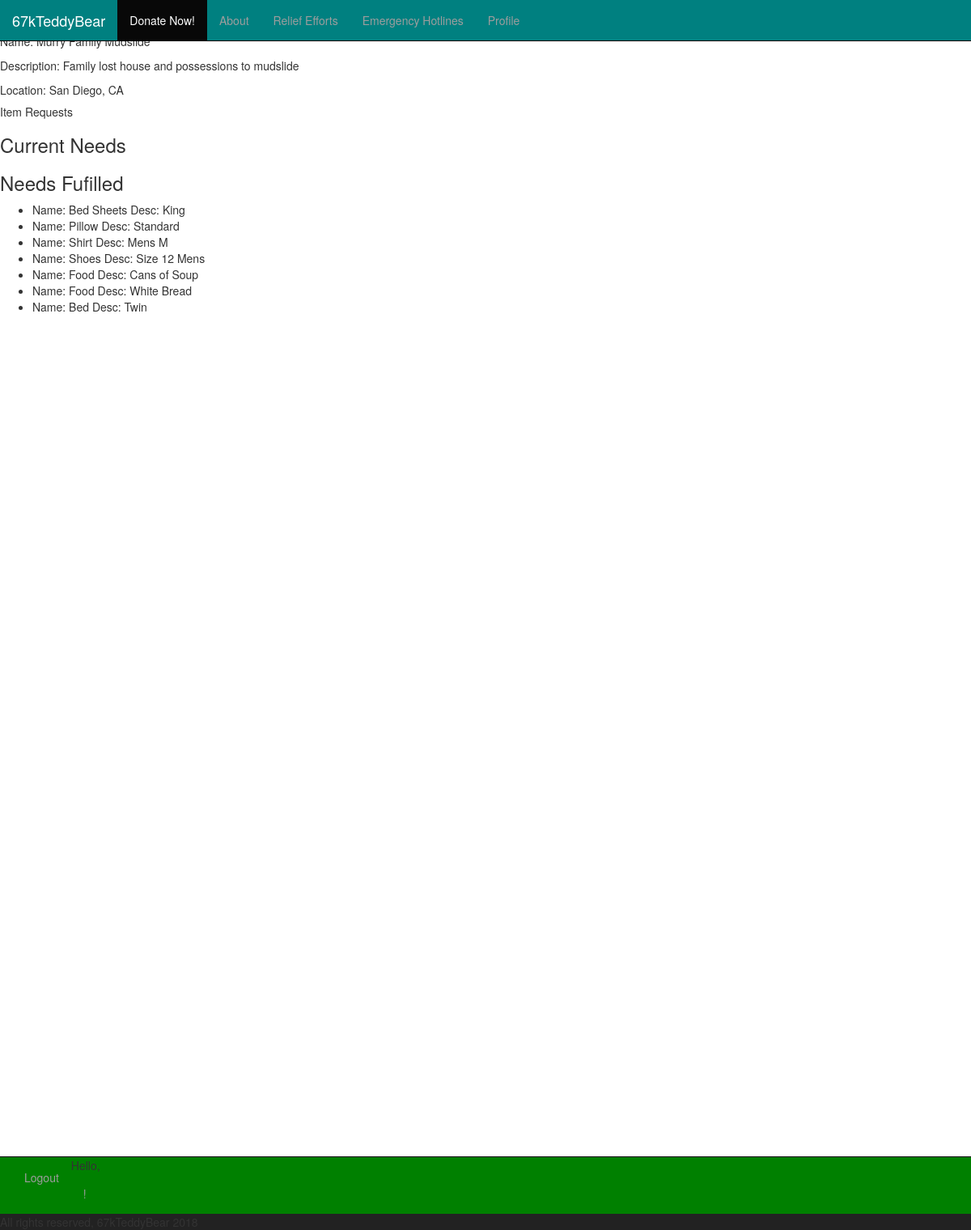
Screenshot of /2/ (signed in) with the database file from the repository.
### main_app/models.py (models this page shows, shortened)
class ReliefEffort(models.Model):
    name = models.CharField(max_length=100)
    desc = models.CharField(max_length=300)
    location = models.CharField(max_length=200)
    created_at = models.DateTimeField(auto_now_add=True)
    updated_at = models.DateTimeField(auto_now=True)
    is_active = models.BooleanField(default=True)
    org_admin_id = models.ForeignKey(OrgAdmin,
    models.SET_NULL,
    blank=True,
    null=True)

class ItemRequest(models.Model):
    name = models.CharField(max_length=40)
    desc = models.CharField(max_length=100)
    is_fulfilled = models.BooleanField(default=False)
    relief_effort_id = models.ForeignKey(ReliefEffort,
    on_delete=models.CASCADE)

### main_app/views.py (the view)
# urls.py: url(r'^([0-9]+)/$', show, name = 'show'),
def show(request, relief_effort_id):
    relief_effort = ReliefEffort.objects.get(id=relief_effort_id)
    orgAdmin = str(relief_effort.org_admin_id.user)
    if request.user.is_anonymous:
        currentUser = None
    else:
        currentUser = str(request.user.email)
    current_needs = ItemRequest.objects.filter(relief_effort_id=relief_effort, is_fulfilled=False)
    needs_fulfilled = ItemRequest.objects.filter(relief_effort_id=relief_effort, is_fulfilled=True)
    form = ItemRequestForm()
    return render(request, 'specific-relief.html', {'relief_effort':relief_effort, 'form': form, 'current_needs': current_needs,'needs_fulfilled':needs_fulfilled, 'orgAdmin':orgAdmin, 'currentUser':currentUser})

### main_app/templates/specific-relief.html (shortened to what this page needs)
{% extends 'base.html' %}
{% load staticfiles %}
{% block content %}
  <p>Name: {{ relief_effort.name }}</p>
  <p>Description: {{ relief_effort.desc }}</p>
  <p>Location: {{ relief_effort.location }}</p>
  <h5>Item Requests</h5>
  <div class="currentNeeds">
    <h3>Current Needs</h3>
  </div>
  <div class="needsFulfilled">
    <h3>Needs Fufilled</h3>
    <ul class="needsFulfilledList">
    {% for item in needs_fulfilled %}
      <li>Name: {{ item.name }} Desc: {{ item.desc }}</li>
    {% endfor %}
    </ul>
  </div>
{% endblock %}

### rows the page displays
ReliefEffort: name "Murry Family Mudslide", desc "Family lost house and possessions to mudslide", location "San Diego, CA"
ItemRequest: name "Bed Sheets", desc "King"
ItemRequest: name "Pillow", desc "Standard"
ItemRequest: name "Shirt", desc "Mens M"
ItemRequest: name "Shoes", desc "Size 12 Mens"
ItemRequest: name "Food", desc "Cans of Soup"
ItemRequest: name "Food", desc "White Bread"
ItemRequest: name "Bed", desc "Twin"
